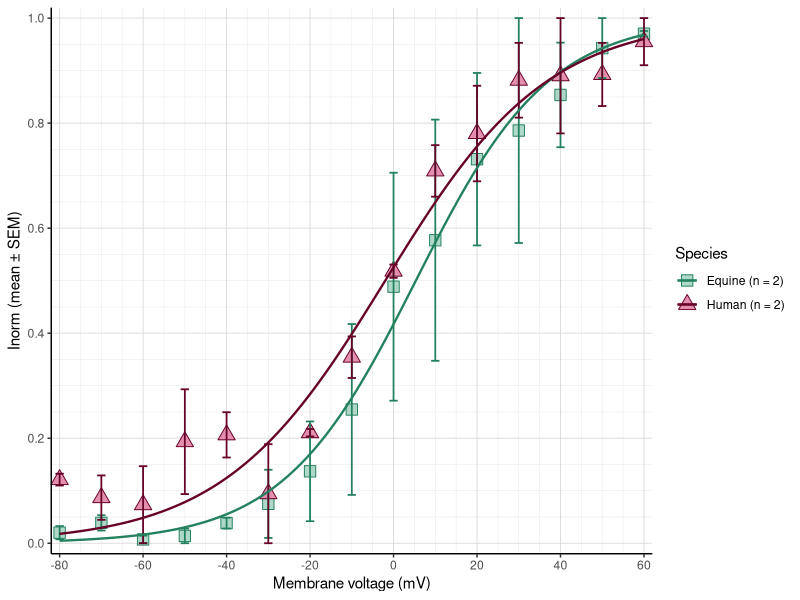
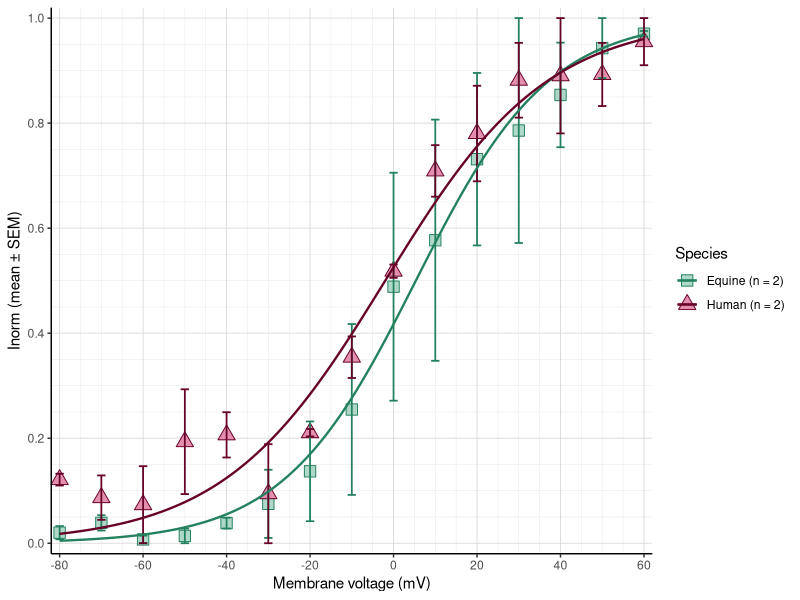

The R source for these figures, in order:
## ---- chunk 1
setwd("C:/R_Projects/Kv11.1 analysis")
## ---- chunk 2
# Read in data as a long format excel
library(readxl)
Tailcurrent_Equine_Human <- read_excel("Kv11.1_CHO_Equine_Human_Peak tail current_long format.xlsx")
View(Tailcurrent_Equine_Human)
names(Tailcurrent_Equine_Human)

# Substract baseline
library(dplyr)
df_baseline_substracted <- Tailcurrent_Equine_Human %>%
  group_by(Recording) %>%
  mutate(
    min_tailcurrent = min(Peak_tail_current, na.rm = TRUE),
    baseline_substracted_tailcurrent = Peak_tail_current - min_tailcurrent
  ) %>%
  ungroup()
View(df_baseline_substracted)

# Normalize data to maximal peak tail current
df_norm <- df_baseline_substracted %>%
  group_by(Recording) %>%   # normalize per recording
  mutate(
    max_tailcurrent = max(`baseline_substracted_tailcurrent`, na.rm = TRUE),
    norm_tailcurrent = `baseline_substracted_tailcurrent` / max_tailcurrent
  ) %>%
  ungroup()
View(df_norm)

# Select only recordings with a P1 pulse of 2000 ms
df_2000 <- df_norm %>%
  filter(P1 == 2000)
View(df_2000)

# Make a summary data frame with mean and SEM for each species
library(dplyr)
summary_df <- df_2000 %>%
  group_by(Species, `Membrane_voltage`) %>%
  summarise(
    mean_Inorm = mean(`norm_tailcurrent`, na.rm = TRUE),
    SEM_Inorm  = sd(`norm_tailcurrent`, na.rm = TRUE) / sqrt(n()),
    n = n(),
    .groups = "drop"
  )
View(summary_df)
str(summary_df)

# Count the amount of cells analysed for each species
n_per_species <- df_2000 %>%
  group_by(Species, Cell) %>%   # ensure unique recordings
  summarise(.groups = "drop") %>%
  count(Species, name = "n_cells")

n_per_species

# Make a wide summary data frame giving the tailcurrent for equine and human for each Vm
library(tidyr)
summary_wide <- summary_df %>%
  select(Species, Membrane_voltage, mean_Inorm, SEM_Inorm) %>%
  pivot_wider(
    names_from  = Species,
    values_from = c(mean_Inorm, SEM_Inorm),
    names_glue  = "{.value}_{Species}"
  ) %>%
  arrange(Membrane_voltage)
View(summary_wide)

# Define Boltzmann function
Boltzmann <- function(V, V05, k) {1/(1 + exp((V05 - V)/ k))}

# Species-specific initial guesses
guess_params <- function(df) {
  V05_g <- df$Membrane_voltage[which.min(abs(df$mean_Inorm - 0.5))]
  k_g   <- (max(df$Membrane_voltage) - min(df$Membrane_voltage)) / 8
  list(V05 = V05_g, k = k_g)}

g_eq <- guess_params(filter(summary_df, Species == "Equine"))
g_hu <- guess_params(filter(summary_df, Species == "Human"))


# Non-linear Least Squares Fit
Boltzmann_equine <- nls(
  mean_Inorm ~ Boltzmann(Membrane_voltage, V05, k),
  data  = filter(summary_df, Species == "Equine"),
  start = list(V05 = g_eq$V05, k = g_eq$k))
summary(Boltzmann_equine)

Boltzmann_human <- nls(mean_Inorm ~ Boltzmann(Membrane_voltage, V05, k), 
           data = filter(summary_df, Species == "Human"), 
           start = list(V05 = g_hu$V05, k = g_hu$k))
summary(Boltzmann_human)

# Plot the fit
vseq <- seq(min(summary_df$Membrane_voltage),
            max(summary_df$Membrane_voltage),
            length.out = 1000)

df_pred_equine <- data.frame(
  Membrane_voltage = vseq,
  fit = predict(Boltzmann_equine, newdata = data.frame(Membrane_voltage = vseq)),
  Species = "Equine")

df_pred_human <- data.frame(
  Membrane_voltage = vseq,
  fit = predict(Boltzmann_human, newdata = data.frame(Membrane_voltage = vseq)),
  Species = "Human")

df_pred <- rbind(df_pred_equine, df_pred_human)

library(ggplot2)
my_cols <- c(
  "Equine" = "#23815E",   
  "Human"  = "#660027")

my_shapes <- c(
  "Equine" = 22,  
  "Human"  = 24)

my_fills <- c(
  "Equine" = "#B0D8C9",  
  "Human"  = "#E48FB0")

legend_labels <- paste0(n_per_species$Species, " (n = ", n_per_species$n_cells, ")")

names(legend_labels) <- n_per_species$Species
legend_labels

ggplot(summary_df, aes(x = Membrane_voltage, y = mean_Inorm, color = Species)) +
  theme_classic() +
  theme(panel.grid.major = element_line(color = "grey85", size = 0.3), panel.grid.minor = element_line(color = "grey92", size = 0.2)) +
  geom_point(aes(shape = Species, color = Species, fill = Species),size = 4) +
  geom_errorbar(aes(ymin = mean_Inorm - SEM_Inorm,ymax = mean_Inorm + SEM_Inorm),width = 2, linewidth = 0.6) +
  geom_line(data = df_pred,aes(y = fit),linewidth = 0.8) +
  scale_color_manual(values = my_cols, labels = legend_labels) +
  scale_shape_manual(values = my_shapes, labels = legend_labels) +
  scale_fill_manual(values = my_fills, labels = legend_labels) +
  labs(x = "Membrane voltage (mV)", y = "Inorm (mean ± SEM)") +
  scale_x_continuous(breaks = seq(-80, 60, 20), minor_breaks = seq(-80, 60, 5),   limits = c(-82, 62), expand = c(0, 0)) +
  scale_y_continuous(breaks = seq(0, 1.0, 0.2), minor_breaks = seq(0, 1, 0.05),    limits = c(-0.02, 1.02), expand = c(0, 0)) +
  coord_cartesian(clip = "off")

ggsave("IV_curve_Kv11.1_Equine_Human.png", width = 10, height = 5, dpi = 600)

# Create a table with Vhalf and slope
coef_equine <- summary(Boltzmann_equine)$coefficients
coef_human  <- summary(Boltzmann_human)$coefficients

Boltzmann_table <- data.frame(
  Species = c("Equine", "Human"),
  V05 = c(coef_equine["V05","Estimate"], coef_human["V05","Estimate"]),
  V05_SEM = c(coef_equine["V05","Std. Error"], coef_human["V05","Std. Error"]),
  k = c(coef_equine["k","Estimate"], coef_human["k","Estimate"]),
  k_SEM = c(coef_equine["k","Std. Error"], coef_human["k","Std. Error"]))

Boltzmann_table
